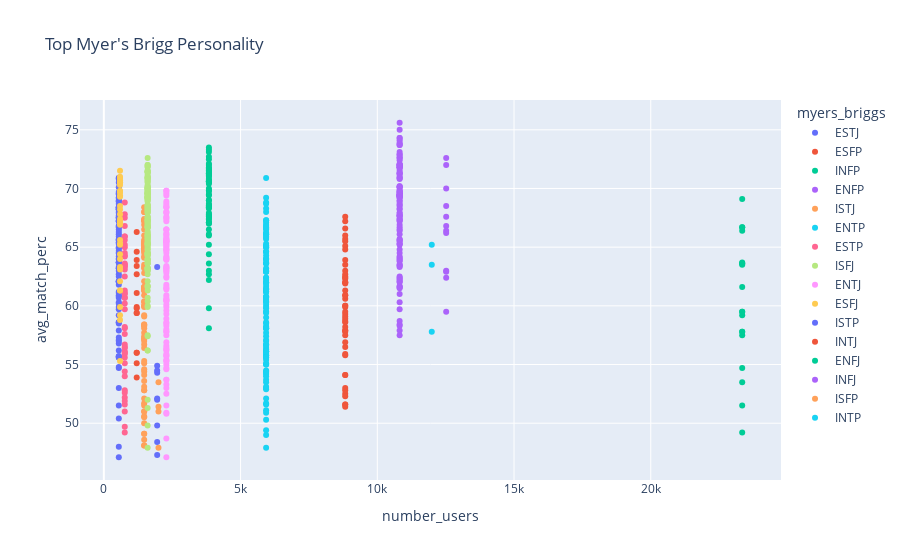

The cell this chart's notebook holds for it:
### Code cell
fig = px.scatter(df_max, y="avg_match_perc", x="number_users", color="myers_briggs",
                 hover_data=['char_name',"uni_name"], title= "Top Myer's Brigg Personality")
fig.show()

### Figure 1 — Plotly figure (JSON) as saved in the notebook; plotly's stock layout.template omitted (floating-point values rounded to 4 significant figures; data arrays with more than 128 entries replaced by an {"elided": "..."} marker saying what was removed)
{"data": [{"customdata": {"elided": "99x2 str values"}, "hovertemplate": "myers_briggs=ESTJ<br>number_users=%{x}<br>avg_match_perc=%{y}<br>char_name=%{customdata[0]}<br>uni_name=%{customdata[1]}<extra></extra>", "legendgroup": "ESTJ", "marker": {"color": "#636efa", "symbol": "circle"}, "mode": "markers", "name": "ESTJ", "orientation": "v", "showlegend": true, "type": "scatter", "x": [547, 547, 547, 547, 547, 547, 547, 547, 547, 547, 547, 547, 547, 547, 547, 547, 547, 547, 547, 547, 547, 547, 547, 547, 547, 547, 547, 547, 547, 547, 547, 547, 547, 547, 547, 547, 547, 547, 547, 547, 547, 547, 547, 547, 547, 547, 547, 547, 547, 547, 547, 547, 547, 547, 547, 547, 547, 547, 547, 547, 547, 547, 547, 547, 547, 547, 547, 547, 547, 547, 547, 547, 547, 547, 547, 547, 547, 547, 547, 547, 547, 547, 547, 547, 547, 547, 547, 547, 547, 547, 547, 547, 547, 547, 547, 547, 547, 547, 547], "xaxis": "x", "y": [66.8, 63.7, 56.2, 67.5, 69.5, 68.3, 54.7, 65.4, 68.2, 65, 68, 68.9, 55.6, 60.8, 61.1, 60.3, 63.2, 59.9, 50.4, 64, 61.2, 69.6, 66.1, 54.8, 68.4, 58.6, 63, 68.7, 67.6, 66.8, 63.3, 69, 65.6, 66.3, 70.9, 70.8, 70.9, 62.1, 55.7, 67.5, 63.7, 62, 62.7, 68.4, 60.2, 68.2, 60.9, 67.9, 69.7, 64.5, 64, 55.6, 59.2, 58.5, 62.1, 65.9, 57.1, 47.1, 64.5, 67.5, 63.7, 65.6, 64.9, 56.8, 64.7, 53, 62.1, 66.7, 63.2, 57.9, 55.7, 67.2, 57, 67.2, 65.6, 66.5, 61.8, 68.9, 68.3, 65.3, 64.2, 69.2, 69.2, 60.7, 68.2, 70.1, 68.4, 57.3, 48, 51.5, 59.7, 67.7, 63.7, 65.4, 70.5, 67.3, 65.7, 58.6, 62.5], "yaxis": "y"}, {"customdata": [["Rachel Green", "Friends"], ["Kelly Kapoor", "The Office"], ["Penny", "The Big Bang Theory"], ["Alexis Rose", "Schitt's Creek"], ["Serena van der Woodsen", "Gossip Girl"], ["Homer Simpson", "The Simpsons"], ["Michael Kelso", "That 70's Show"], ["Haley Dunphy", "Modern Family"], ["Karen Wheeler", "Stranger Things"], ["Tom Scavo", "Desperate Housewives"], ["Archie Andrews", "Riverdale"], ["Gretchen Wieners", "Mean Girls"], ["June George", "Mean Girls"], ["Josh Chan", "Craze Ex-Girlfriend"]], "hovertemplate": "myers_briggs=ESFP<br>number_users=%{x}<br>avg_match_perc=%{y}<br>char_name=%{customdata[0]}<br>uni_name=%{customdata[1]}<extra></extra>", "legendgroup": "ESFP", "marker": {"color": "#EF553B", "symbol": "circle"}, "mode": "markers", "name": "ESFP", "orientation": "v", "showlegend": true, "type": "scatter", "x": [1202, 1202, 1202, 1202, 1202, 1202, 1202, 1202, 1202, 1202, 1202, 1202, 1202, 1202], "xaxis": "x", "y": [64.6, 59.9, 66.3, 63.9, 63.4, 55.1, 59.8, 62.7, 56, 56, 59.4, 53.9, 61.1, 59.4], "yaxis": "y"}, {"customdata": [["Chandler Bing", "Friends"], ["Dr. John A. Zoidberg", "Futurama"], ["Kevin Malone", "The Office"], ["Dobby", "Harry Potter"], ["Moaning Myrtle", "Harry Potter"], ["Greg Hirsch", "Succession"], ["Connor Roy", "Succession"], ["Jackson Belleville", "Gilmore Girls"], ["Kirk Gleason", "Gilmore Girls"], ["Barney Gumble", "The Simpsons"], ["Tina Belcher", "Bob's Burgers"], ["Wyatt Langmore", "Ozark"], ["Nick Miller", "New Girl"], ["Buster Bluth", "Arrested Development"], ["Nelson Bighetti", "Silicon Valley"], ["James Hurley", "Twin Peaks"], ["Kenny McCormick", "South Park"], ["Abbi Abrams", "Broad City"], ["Maurice", "Beauty and the Beast"]], "hovertemplate": "myers_briggs=INFP<br>number_users=%{x}<br>avg_match_perc=%{y}<br>char_name=%{customdata[0]}<br>uni_name=%{customdata[1]}<extra></extra>", "legendgroup": "INFP", "marker": {"color": "#00cc96", "symbol": "circle"}, "mode": "markers", "name": "INFP", "orientation": "v", "showlegend": true, "type": "scatter", "x": [23344, 23344, 23344, 23344, 23344, 23344, 23344, 23344, 23344, 23344, 23344, 23344, 23344, 23344, 23344, 23344, 23344, 23344, 23344], "xaxis": "x", "y": [63.6, 57.8, 57.5, 66.7, 53.5, 61.6, 49.2, 63.6, 54.7, 51.5, 66.4, 63.5, 59.5, 59.2, 59.5, 57.8, 63.7, 69.1, 66.7], "yaxis": "y"}, {"customdata": {"elided": "114x2 str values"}, "hovertemplate": "myers_briggs=ENFP<br>number_users=%{x}<br>avg_match_perc=%{y}<br>char_name=%{customdata[0]}<br>uni_name=%{customdata[1]}<extra></extra>", "legendgroup": "ENFP", "marker": {"color": "#ab63fa", "symbol": "circle"}, "mode": "markers", "name": "ENFP", "orientation": "v", "showlegend": true, "type": "scatter", "x": [10817, 10817, 10817, 10817, 10817, 10817, 10817, 10817, 10817, 10817, 10817, 10817, 10817, 10817, 10817, 10817, 10817, 10817, 10817, 10817, 10817, 10817, 10817, 10817, 10817, 10817, 10817, 10817, 10817, 10817, 10817, 10817, 10817, 10817, 10817, 10817, 10817, 10817, 10817, 10817, 10817, 10817, 10817, 10817, 10817, 10817, 10817, 10817, 10817, 10817, 10817, 10817, 10817, 10817, 10817, 10817, 10817, 10817, 10817, 10817, 10817, 10817, 10817, 10817, 10817, 10817, 10817, 10817, 10817, 10817, 10817, 10817, 10817, 10817, 10817, 10817, 10817, 10817, 10817, 10817, 10817, 10817, 10817, 10817, 10817, 10817, 10817, 10817, 10817, 10817, 10817, 10817, 10817, 10817, 10817, 10817, 10817, 10817, 10817, 10817, 10817, 10817, 10817, 10817, 10817, 10817, 10817, 10817, 10817, 10817, 10817, 10817, 10817, 10817], "xaxis": "x", "y": [65.2, 72.9, 72, 67.7, 73.7, 62.3, 67.3, 68.5, 63.5, 57.9, 64.8, 68.3, 69.3, 67.4, 63.4, 72.6, 71.8, 73.1, 68.7, 62.4, 58.4, 60.3, 69, 72.9, 72, 69.5, 69.6, 69.4, 69.3, 68.6, 72, 65.7, 72.6, 68.9, 75.6, 67.9, 67.7, 69.4, 71.3, 71.8, 73.9, 74.3, 70.9, 73.7, 62.5, 64.2, 64.5, 66.1, 61, 71.3, 70.8, 75, 65.3, 61.7, 69.2, 57.5, 64, 61.6, 69.7, 69.5, 61.6, 62.1, 71.6, 69.7, 62.2, 65.5, 65.3, 70.2, 65.6, 69.4, 58.7, 71, 67.2, 70.9, 69.9, 69.4, 64.1, 66.5, 69.8, 72.1, 62, 71.8, 74.3, 71.2, 70.1, 71.4, 67.4, 58.3, 73.8, 59.7, 63.5, 67.6, 66.9, 71.8, 70.1, 69.7, 69.4, 63.9, 72, 66.7, 66.4, 70.2, 63.3, 69.2, 68.2, 67.7, 72.7, 63.8, 65.6, 72, 74.1, 72.4, 67.9, 61.5], "yaxis": "y"}, {"customdata": {"elided": "79x2 str values"}, "hovertemplate": "myers_briggs=ISTJ<br>number_users=%{x}<br>avg_match_perc=%{y}<br>char_name=%{customdata[0]}<br>uni_name=%{customdata[1]}<extra></extra>", "legendgroup": "ISTJ", "marker": {"color": "#FFA15A", "symbol": "circle"}, "mode": "markers", "name": "ISTJ", "orientation": "v", "showlegend": true, "type": "scatter", "x": [1475, 1475, 1475, 1475, 1475, 1475, 1475, 1475, 1475, 1475, 1475, 1475, 1475, 1475, 1475, 1475, 1475, 1475, 1475, 1475, 1475, 1475, 1475, 1475, 1475, 1475, 1475, 1475, 1475, 1475, 1475, 1475, 1475, 1475, 1475, 1475, 1475, 1475, 1475, 1475, 1475, 1475, 1475, 1475, 1475, 1475, 1475, 1475, 1475, 1475, 1475, 1475, 1475, 1475, 1475, 1475, 1475, 1475, 1475, 1475, 1475, 1475, 1475, 1475, 1475, 1475, 1475, 1475, 1475, 1475, 1475, 1475, 1475, 1475, 1475, 1475, 1475, 1475, 1475], "xaxis": "x", "y": [60, 62.8, 50, 65.4, 59.9, 58.4, 66, 48.6, 48.1, 49.1, 61.4, 64.9, 60.4, 58.4, 61.3, 61.6, 59.1, 60.9, 67.3, 58.3, 55.1, 52.8, 60.3, 57.2, 54.4, 53.6, 67.3, 51, 66.5, 65.5, 64.9, 52.1, 51, 50.6, 64.2, 65.6, 58.3, 51.7, 65.2, 62.1, 57, 54.6, 68, 57.7, 68.4, 67.4, 63.5, 51.5, 60, 52.8, 64.9, 54.1, 50.5, 61.6, 57.4, 61.5, 53.1, 64.5, 56.7, 57.2, 55.3, 65.3, 65.2, 67.2, 56.4, 68, 63.3, 64.7, 48.1, 66.9, 61.6, 58.1, 63.2, 49.1, 65.1, 64.7, 64.1, 61.3, 59.2], "yaxis": "y"}, {"customdata": {"elided": "119x2 str values"}, "hovertemplate": "myers_briggs=ENTP<br>number_users=%{x}<br>avg_match_perc=%{y}<br>char_name=%{customdata[0]}<br>uni_name=%{customdata[1]}<extra></extra>", "legendgroup": "ENTP", "marker": {"color": "#19d3f3", "symbol": "circle"}, "mode": "markers", "name": "ENTP", "orientation": "v", "showlegend": true, "type": "scatter", "x": [5934, 5934, 5934, 5934, 5934, 5934, 5934, 5934, 5934, 5934, 5934, 5934, 5934, 5934, 5934, 5934, 5934, 5934, 5934, 5934, 5934, 5934, 5934, 5934, 5934, 5934, 5934, 5934, 5934, 5934, 5934, 5934, 5934, 5934, 5934, 5934, 5934, 5934, 5934, 5934, 5934, 5934, 5934, 5934, 5934, 5934, 5934, 5934, 5934, 5934, 5934, 5934, 5934, 5934, 5934, 5934, 5934, 5934, 5934, 5934, 5934, 5934, 5934, 5934, 5934, 5934, 5934, 5934, 5934, 5934, 5934, 5934, 5934, 5934, 5934, 5934, 5934, 5934, 5934, 5934, 5934, 5934, 5934, 5934, 5934, 5934, 5934, 5934, 5934, 5934, 5934, 5934, 5934, 5934, 5934, 5934, 5934, 5934, 5934, 5934, 5934, 5934, 5934, 5934, 5934, 5934, 5934, 5934, 5934, 5934, 5934, 5934, 5934, 5934, 5934, 5934, 5934, 5934, 5934], "xaxis": "x", "y": [62.9, 62.4, 63.6, 67.1, 49.4, 62, 59.5, 60.8, 59.9, 53.7, 57.4, 59.5, 51.6, 60.1, 54.3, 63, 64, 60.4, 55.8, 55.9, 60.7, 58.2, 63, 61.7, 60.5, 61.2, 56.3, 51.7, 51.1, 66.8, 52.9, 61.4, 61.5, 58.5, 60.8, 53, 65, 65.7, 55.8, 61.2, 62.2, 56.6, 55, 56.4, 56.7, 63.2, 62, 57.1, 66.5, 64.6, 58.1, 55, 53.5, 55.6, 66.2, 65.8, 57, 61.9, 55.1, 66.9, 58.2, 56.1, 55.6, 56.7, 49, 63.7, 56.1, 59, 66.1, 56.1, 70.9, 56.1, 68, 54.2, 58.1, 61.2, 60.7, 64, 59.4, 58.1, 50.9, 47.9, 55.4, 62.9, 57.7, 50.3, 53.1, 61.4, 60.7, 66.2, 64.6, 58.6, 54.5, 65, 67.3, 66.1, 62.9, 66.6, 60.3, 67.3, 65.9, 59.8, 64.6, 68.8, 65.1, 54, 68.3, 54.4, 65.3, 63.6, 66.7, 62.4, 65.1, 68.7, 65.1, 64.3, 64, 52.1, 69.2], "yaxis": "y"}, {"customdata": [["Nate Jacobs", "Euphoria"], ["Jaime Lannister", "Game of Thrones"], ["Ygritte", "Game of Thrones"], ["Bronn", "Game of Thrones"], ["Zapp Brannigan", "Futurama"], ["Alex Karev", "Grey's Anatomy"], ["Donna Meagle", "Parks and Recreation"], ["Diego Hargreeves", "The Umbrella Academy"], ["Logan Huntzberger", "Gilmore Girls"], ["Gimli", "Lord of the Rings"], ["Jamie Tartt", "Ted Lasso"], ["Shane Walsh", "The Walking Dead"], ["Andrea", "The Walking Dead"], ["Fiona Gallagher", "Shameless"], ["Carl Gallagher", "Shameless"], ["Preston 'Bodie' Broadus", "The Wire"], ["Thomas 'Herc' Hauk", "The Wire"], ["Nick Sobotka", "The Wire"], ["Paulie 'Walnuts' Gualtieri", "The Sopranos"], ["Malcolm Reynolds", "Firefly + Serenity"], ["Jayne Cobb", "Firefly + Serenity"], ["Cece Parekh", "New Girl"], ["Harvey Bullock", "Gotham"], ["Jackie Burkhart", "That 70's Show"], ["Gloria Delgado-Pritchett", "Modern Family"], ["Max Mayfield", "Stranger Things"], ["Erica Sinclair", "Stranger Things"], ["Samantha Jones", "Sex and the City"], ["Gabrielle Solis", "Desperate Housewives"], ["Roger Sterling", "Mad Men"], ["Samuel 'Longshot' Anders", "Battlestar Galactica"], ["Toph Beifong", "Avatar: The Last Airbender"], ["A-Train", "The Boys"], ["Jeff Winger", "Community"], ["Debra Morgan", "Dexter"], ["Joey Quinn", "Dexter"], ["Rollo Sigurdsson", "Vikings"], ["Santana Lopez", "Glee"], ["Noah Puckerman", "Glee"], ["Vi", "Arcane"], ["Sal Maroni", "The Dark Knight"], ["Amos Burton", "The Expanse"], ["Han Solo", "Star Wars"], ["Arthur Shelby", "Peaky Blinders"], ["Gaston", "Beauty and the Beast"], ["Anthony DiNozzo", "NCIS"]], "hovertemplate": "myers_briggs=ESTP<br>number_users=%{x}<br>avg_match_perc=%{y}<br>char_name=%{customdata[0]}<br>uni_name=%{customdata[1]}<extra></extra>", "legendgroup": "ESTP", "marker": {"color": "#FF6692", "symbol": "circle"}, "mode": "markers", "name": "ESTP", "orientation": "v", "showlegend": true, "type": "scatter", "x": [765, 765, 765, 765, 765, 765, 765, 765, 765, 765, 765, 765, 765, 765, 765, 765, 765, 765, 765, 765, 765, 765, 765, 765, 765, 765, 765, 765, 765, 765, 765, 765, 765, 765, 765, 765, 765, 765, 765, 765, 765, 765, 765, 765, 765, 765], "xaxis": "x", "y": [49.2, 60.2, 63.5, 61.3, 51.6, 63.6, 67.8, 58.2, 63.4, 56.5, 56.1, 52.2, 55.9, 65, 63.1, 60.7, 51.9, 51, 55.6, 65.6, 54.4, 67.5, 56, 58.1, 65.9, 68.8, 64.5, 66.8, 62.5, 60.7, 61.1, 63.3, 52.6, 59.7, 61, 57.6, 55.1, 64.3, 56.4, 64.2, 52.8, 56.7, 65.2, 54, 49.7, 65.9], "yaxis": "y"}, {"customdata": {"elided": "148x2 str values"}, "hovertemplate": "myers_briggs=ISFJ<br>number_users=%{x}<br>avg_match_perc=%{y}<br>char_name=%{customdata[0]}<br>uni_name=%{customdata[1]}<extra></extra>", "legendgroup": "ISFJ", "marker": {"color": "#B6E880", "symbol": "circle"}, "mode": "markers", "name": "ISFJ", "orientation": "v", "showlegend": true, "type": "scatter", "x": {"elided": "148 int values"}, "xaxis": "x", "y": {"elided": "148 float values"}, "yaxis": "y"}, {"customdata": {"elided": "98x2 str values"}, "hovertemplate": "myers_briggs=ENTJ<br>number_users=%{x}<br>avg_match_perc=%{y}<br>char_name=%{customdata[0]}<br>uni_name=%{customdata[1]}<extra></extra>", "legendgroup": "ENTJ", "marker": {"color": "#FF97FF", "symbol": "circle"}, "mode": "markers", "name": "ENTJ", "orientation": "v", "showlegend": true, "type": "scatter", "x": [2286, 2286, 2286, 2286, 2286, 2286, 2286, 2286, 2286, 2286, 2286, 2286, 2286, 2286, 2286, 2286, 2286, 2286, 2286, 2286, 2286, 2286, 2286, 2286, 2286, 2286, 2286, 2286, 2286, 2286, 2286, 2286, 2286, 2286, 2286, 2286, 2286, 2286, 2286, 2286, 2286, 2286, 2286, 2286, 2286, 2286, 2286, 2286, 2286, 2286, 2286, 2286, 2286, 2286, 2286, 2286, 2286, 2286, 2286, 2286, 2286, 2286, 2286, 2286, 2286, 2286, 2286, 2286, 2286, 2286, 2286, 2286, 2286, 2286, 2286, 2286, 2286, 2286, 2286, 2286, 2286, 2286, 2286, 2286, 2286, 2286, 2286, 2286, 2286, 2286, 2286, 2286, 2286, 2286, 2286, 2286, 2286, 2286], "xaxis": "x", "y": [66.5, 69.8, 64.2, 65.8, 58.5, 67.5, 60.5, 56.6, 68.4, 60.5, 56.2, 55.7, 53.3, 67.9, 68.4, 55.8, 63.9, 62.4, 65.5, 64, 69.4, 56.4, 63.2, 59.3, 63, 64.1, 60.5, 60.9, 57.8, 64.5, 61.5, 66.1, 63.3, 59.6, 59.9, 60.4, 50.8, 65.5, 56.9, 51.5, 65, 65.5, 68.7, 68, 65.1, 54.7, 65.4, 54.6, 55.4, 53.7, 67.4, 58.3, 53.7, 63.4, 57.5, 60.7, 69.6, 61.4, 67.2, 47.1, 65.3, 62.8, 58.6, 52.5, 57.8, 55.3, 63.2, 66.5, 68, 53, 58.9, 61.8, 66.2, 68.9, 63, 61.6, 65.2, 64, 55.9, 56.3, 65.6, 69.8, 65.7, 60.1, 66.5, 67.6, 64.8, 48.7, 55.3, 66, 68.5, 58, 64.7, 65.6, 55, 62.5, 64.8, 50.9], "yaxis": "y"}, {"customdata": [["Marshall Eriksen", "How I Met Your Mother"], ["Robb Stark", "Game of Thrones"], ["Fleur Delacour", "Harry Potter"], ["Dr. Robert Chase", "House"], ["Chris Traeger", "Parks and Recreation"], ["Nate Archibald", "Gossip Girl"], ["Elliot Reid", "Scrubs"], ["Glenn Rhee", "The Walking Dead"], ["Ellis Carver", "The Wire"], ["Donna Moss", "The West Wing"], ["Cora Crawley, Countess of Grantham", "Downton Abbey"], ["Beryl Patmore", "Downton Abbey"], ["Janet", "The Good Place"], ["Captain America", "Marvel Cinematic Universe"], ["Jennifer Jareau", "Criminal Minds"], ["Kitty Forman", "That 70's Show"], ["Lucas Sinclair", "Stranger Things"], ["Norma Jennings", "Twin Peaks"], ["Karl 'Helo' Agathon", "Battlestar Galactica"], ["Katara", "Avatar: The Last Airbender"], ["Hakoda", "Avatar: The Last Airbender"], ["Mother's Milk", "The Boys"], ["Kevin Keller", "Riverdale"], ["Shirley Bennett", "Community"], ["Jackson Marchetti", "Sex Education"], ["Aaron Samuels", "Mean Girls"], ["John Carter", "ER"], ["Malik McGrath ", "ER"], ["Sophie", "This Is Us"], ["Terry Jeffords", "Brooklyn Nine-Nine"], ["Mufasa", "The Lion King"], ["Claire Standish", "The Breakfast Club"], ["Linda Martin", "Lucifer"], ["Beverly Crusher", "Star Trek: The Next Generation"]], "hovertemplate": "myers_briggs=ESFJ<br>number_users=%{x}<br>avg_match_perc=%{y}<br>char_name=%{customdata[0]}<br>uni_name=%{customdata[1]}<extra></extra>", "legendgroup": "ESFJ", "marker": {"color": "#FECB52", "symbol": "circle"}, "mode": "markers", "name": "ESFJ", "orientation": "v", "showlegend": true, "type": "scatter", "x": [592, 592, 592, 592, 592, 592, 592, 592, 592, 592, 592, 592, 592, 592, 592, 592, 592, 592, 592, 592, 592, 592, 592, 592, 592, 592, 592, 592, 592, 592, 592, 592, 592, 592], "xaxis": "x", "y": [66.9, 63.3, 67, 63.1, 67.8, 62.1, 61.3, 70.9, 58.8, 71, 69.8, 61.3, 68.2, 64, 70.5, 69.7, 67.1, 68.5, 59.9, 70.7, 65.2, 65.6, 69.4, 65.3, 67.4, 55.3, 69.3, 67.2, 69.7, 70.3, 64.4, 59.2, 71.5, 70.5], "yaxis": "y"}, {"customdata": [["Sandor Clegane", "Game of Thrones"], ["Theon Greyjoy", "Game of Thrones"], ["Stevie Budd", "Schitt's Creek"], ["Moe Szyslak", "The Simpsons"], ["Edna Krabappel", "The Simpsons"], ["Rachel Garrison", "Ozark"], ["Tommy", "Shameless"], ["George Costanza", "Seinfeld"], ["Adam Groff", "Sex Education"]], "hovertemplate": "myers_briggs=ISTP<br>number_users=%{x}<br>avg_match_perc=%{y}<br>char_name=%{customdata[0]}<br>uni_name=%{customdata[1]}<extra></extra>", "legendgroup": "ISTP", "marker": {"color": "#636efa", "symbol": "circle"}, "mode": "markers", "name": "ISTP", "orientation": "v", "showlegend": true, "type": "scatter", "x": [1950, 1950, 1950, 1950, 1950, 1950, 1950, 1950, 1950], "xaxis": "x", "y": [54.9, 48.4, 63.3, 52, 52.1, 54.3, 47.3, 49.8, 54.5], "yaxis": "y"}, {"customdata": [["Varys", "Game of Thrones"], ["Brandon Stark", "Game of Thrones"], ["Dwight Schrute", "The Office"], ["Severus Snape", "Harry Potter"], ["Alastor Moody", "Harry Potter"], ["Leslie Winkle", "The Big Bang Theory"], ["Kendall Roy", "Succession"], ["Mr. Burns", "The Simpsons"], ["Roy Kent", "Ted Lasso"], ["Daryl Dixon", "The Walking Dead"], ["Carol Peletier", "The Walking Dead"], ["Jacob Snell", "Ozark"], ["Roy Petty", "Ozark"], ["Chris Partlow", "The Wire"], ["Spiros 'Vondas' Vondopoulos", "The Wire"], ["Maurice Levy", "The Wire"], ["Toby Ziegler", "The West Wing"], ["The Operative", "Firefly + Serenity"], ["Sun Bak", "Sense8"], ["Angelica Turing", "Sense8"], ["Sarah O'Brien", "Downton Abbey"], ["Dr. Strange", "Marvel Cinematic Universe"], ["Nick Fury", "Marvel Cinematic Universe"], ["Edward Nygma", "Gotham"], ["Bertram Gilfoyle", "Silicon Valley"], ["Peter Gregory", "Silicon Valley"], ["Angel", "Buffy the Vampire Slayer"], ["Shauna", "Yellowjackets"], ["Josie Packard", "Twin Peaks"], ["Peggy Olson", "Mad Men"], ["Zuko", "Avatar: The Last Airbender"], ["Kimiko Miyashiro", "The Boys"], ["Queen Maeve", "The Boys"], ["Black Noir", "The Boys"], ["Dexter Morgan", "Dexter"], ["Huck", "Scandal"], ["Cyrus Beene", "Scandal"], ["Geralt of Rivia", "The Witcher"], ["Fringilla", "The Witcher"], ["Cahir", "The Witcher"], ["Carolyn Martens", "Killing Eve"], ["Konstantin", "Killing Eve"], ["Silco", "Arcane"], ["Viktor", "Arcane"], ["Elsa", "Frozen"], ["Walter White", "Breaking Bad"], ["Gus Fring", "Breaking Bad"], ["Scar", "The Lion King"], ["Beast", "Beauty and the Beast"]], "hovertemplate": "myers_briggs=INTJ<br>number_users=%{x}<br>avg_match_perc=%{y}<br>char_name=%{customdata[0]}<br>uni_name=%{customdata[1]}<extra></extra>", "legendgroup": "INTJ", "marker": {"color": "#EF553B", "symbol": "circle"}, "mode": "markers", "name": "INTJ", "orientation": "v", "showlegend": true, "type": "scatter", "x": [8827, 8827, 8827, 8827, 8827, 8827, 8827, 8827, 8827, 8827, 8827, 8827, 8827, 8827, 8827, 8827, 8827, 8827, 8827, 8827, 8827, 8827, 8827, 8827, 8827, 8827, 8827, 8827, 8827, 8827, 8827, 8827, 8827, 8827, 8827, 8827, 8827, 8827, 8827, 8827, 8827, 8827, 8827, 8827, 8827, 8827, 8827, 8827, 8827], "xaxis": "x", "y": [63.9, 63.5, 55.9, 62, 58.9, 60, 52.5, 52.3, 58.6, 59.3, 64.8, 51.6, 51.4, 56.5, 56.9, 54.1, 65.1, 58.7, 65.5, 59.1, 51.6, 66.6, 63, 61.3, 60.6, 62.5, 60.9, 55.8, 62.7, 67.6, 59.9, 57.8, 62.4, 57.9, 65.7, 60, 54.1, 61.9, 57.9, 52.8, 62.3, 58.2, 59.5, 67.2, 66, 60.9, 62, 53, 57.5], "yaxis": "y"}, {"customdata": [["Albus Dumbledore", "Harry Potter"], ["Molly Weasley", "Harry Potter"], ["Arthur Weasley", "Harry Potter"], ["Ginny Weasley", "Harry Potter"], ["Derek Shepherd", "Grey's Anatomy"], ["Leslie Knope", "Parks and Recreation"], ["Allison Hargreeves", "The Umbrella Academy"], ["Gandalf", "Lord of the Rings"], ["Aragorn", "Lord of the Rings"], ["Sam Obisanya", "Ted Lasso"], ["Ted Lasso", "Ted Lasso"], ["Seeley Booth", "Bones"], ["Veronica Fisher", "Shameless"], ["Dennis 'Cutty' Wise", "The Wire"], ["Josiah Bartlet", "The West Wing"], ["Sam Seaborn", "The West Wing"], ["Meadow Soprano", "The Sopranos"], ["Inara Serra", "Firefly + Serenity"], ["Nomi Marks", "Sense8"], ["Hernando Fuentes", "Sense8"], ["Black Panther", "Marvel Cinematic Universe"], ["Hawkeye", "Marvel Cinematic Universe"], ["Derek Morgan", "Criminal Minds"], ["Donna Pinciotti", "That 70's Show"], ["Joyce Byers", "Stranger Things"], ["Nancy Wheeler", "Stranger Things"], ["Dale Cooper", "Twin Peaks"], ["Mike Delfino", "Desperate Housewives"], ["Salvatore Romano", "Mad Men"], ["Iroh", "Avatar: The Last Airbender"], ["Hakoda", "Avatar: The Last Airbender"], ["Annie January", "The Boys"], ["Angel Batista", "Dexter"], ["Torvi", "Vikings"], ["Mrs. Hudson", "Sherlock"], ["Jean Milburn", "Sex Education"], ["Jackson Marchetti", "Sex Education"], ["Mercedes Jones", "Glee"], ["Kurt Hummel", "Glee"], ["Paula Proctor", "Craze Ex-Girlfriend"], ["Waverly Earp", "Wynonna Earp"], ["Nicole Haught", "Wynonna Earp"], ["Vander", "Arcane"], ["Ekko", "Arcane"], ["Will Turner", "Pirates of the Carribean"], ["Jim Holden", "The Expanse"], ["Naomi Nagata", "The Expanse"], ["Alex Kamal", "The Expanse"], ["Elizabeth Burke", "White Collar"], ["Luke Skywalker", "Star Wars"], ["Ada Shelby", "Peaky Blinders"], ["Luka Kovac", "ER"], ["Chuny Marquez", "ER"], ["Jack Pearson", "This Is Us"], ["Rebecca Pearson", "This Is Us"], ["Beth Pearson", "This Is Us"], ["Taystee Jefferson", "Orange is the New Black"], ["Nala", "The Lion King"], ["Belle", "Beauty and the Beast"], ["Deanna Troi", "Star Trek: The Next Generation"], ["Guinan", "Star Trek: The Next Generation"], ["Sandy Cheeks", "SpongeBob SquarePants"]], "hovertemplate": "myers_briggs=ENFJ<br>number_users=%{x}<br>avg_match_perc=%{y}<br>char_name=%{customdata[0]}<br>uni_name=%{customdata[1]}<extra></extra>", "legendgroup": "ENFJ", "marker": {"color": "#00cc96", "symbol": "circle"}, "mode": "markers", "name": "ENFJ", "orientation": "v", "showlegend": true, "type": "scatter", "x": [3842, 3842, 3842, 3842, 3842, 3842, 3842, 3842, 3842, 3842, 3842, 3842, 3842, 3842, 3842, 3842, 3842, 3842, 3842, 3842, 3842, 3842, 3842, 3842, 3842, 3842, 3842, 3842, 3842, 3842, 3842, 3842, 3842, 3842, 3842, 3842, 3842, 3842, 3842, 3842, 3842, 3842, 3842, 3842, 3842, 3842, 3842, 3842, 3842, 3842, 3842, 3842, 3842, 3842, 3842, 3842, 3842, 3842, 3842, 3842, 3842, 3842], "xaxis": "x", "y": [68.6, 70.6, 68.4, 71.3, 68.5, 70.7, 69.8, 67.4, 64.4, 70.6, 70.5, 62.7, 68.7, 62.2, 69.5, 71.5, 67.9, 71.7, 73.1, 72.7, 67.1, 59.8, 67.7, 71, 67.6, 68.3, 70.6, 58.1, 68.5, 70.6, 65.2, 70, 69, 67.1, 69.8, 72, 67.4, 71.6, 67.8, 69.4, 73.3, 70.8, 63, 67.6, 67.1, 63.6, 67, 66, 72.1, 66.5, 71.4, 66.1, 70.4, 69, 71.3, 71.2, 71.5, 71.1, 71.8, 73.5, 72.5, 68.4], "yaxis": "y"}, {"customdata": [["Remus Lupin", "Harry Potter"], ["Vanya Hargreeves", "The Umbrella Academy"], ["Lane Kim", "Gilmore Girls"], ["Coach Beard", "Ted Lasso"], ["Carl Grimes", "The Walking Dead"], ["Jonah Byrde", "Ozark"], ["Lester Freamon", "The Wire"], ["D'Angelo Barksdale", "The Wire"], ["Willow Rosenberg", "Buffy the Vampire Slayer"], ["Jonathan Byers", "Stranger Things"], ["Abed Nadir", "Community"], ["Cady Heron", "Mean Girls"]], "hovertemplate": "myers_briggs=INFJ<br>number_users=%{x}<br>avg_match_perc=%{y}<br>char_name=%{customdata[0]}<br>uni_name=%{customdata[1]}<extra></extra>", "legendgroup": "INFJ", "marker": {"color": "#ab63fa", "symbol": "circle"}, "mode": "markers", "name": "INFJ", "orientation": "v", "showlegend": true, "type": "scatter", "x": [12519, 12519, 12519, 12519, 12519, 12519, 12519, 12519, 12519, 12519, 12519, 12519], "xaxis": "x", "y": [70, 63, 72, 66.8, 62.4, 66.4, 67.6, 62.9, 72.6, 68.5, 66.2, 59.5], "yaxis": "y"}, {"customdata": [["Tom Wambsgans", "Succession"], ["Kermit", "Shameless"], ["A.J. Soprano", "The Sopranos"], ["Mike McLintock", "Veep"]], "hovertemplate": "myers_briggs=ISFP<br>number_users=%{x}<br>avg_match_perc=%{y}<br>char_name=%{customdata[0]}<br>uni_name=%{customdata[1]}<extra></extra>", "legendgroup": "ISFP", "marker": {"color": "#FFA15A", "symbol": "circle"}, "mode": "markers", "name": "ISFP", "orientation": "v", "showlegend": true, "type": "scatter", "x": [1998, 1998, 1998, 1998], "xaxis": "x", "y": [47.9, 51, 51.4, 53.5], "yaxis": "y"}, {"customdata": [["Kimiko Miyashiro", "The Boys"], ["Jughead Jones", "Riverdale"], ["Allison Reynolds", "The Breakfast Club"]], "hovertemplate": "myers_briggs=INTP<br>number_users=%{x}<br>avg_match_perc=%{y}<br>char_name=%{customdata[0]}<br>uni_name=%{customdata[1]}<extra></extra>", "legendgroup": "INTP", "marker": {"color": "#19d3f3", "symbol": "circle"}, "mode": "markers", "name": "INTP", "orientation": "v", "showlegend": true, "type": "scatter", "x": [11992, 11992, 11992], "xaxis": "x", "y": [57.8, 65.2, 63.5], "yaxis": "y"}], "layout": {"legend": {"title": {"text": "myers_briggs"}, "tracegroupgap": 0}, "title": {"text": "Top Myer's Brigg Personality"}, "xaxis": {"anchor": "y", "domain": [0, 1], "title": {"text": "number_users"}}, "yaxis": {"anchor": "x", "domain": [0, 1], "title": {"text": "avg_match_perc"}}}}
